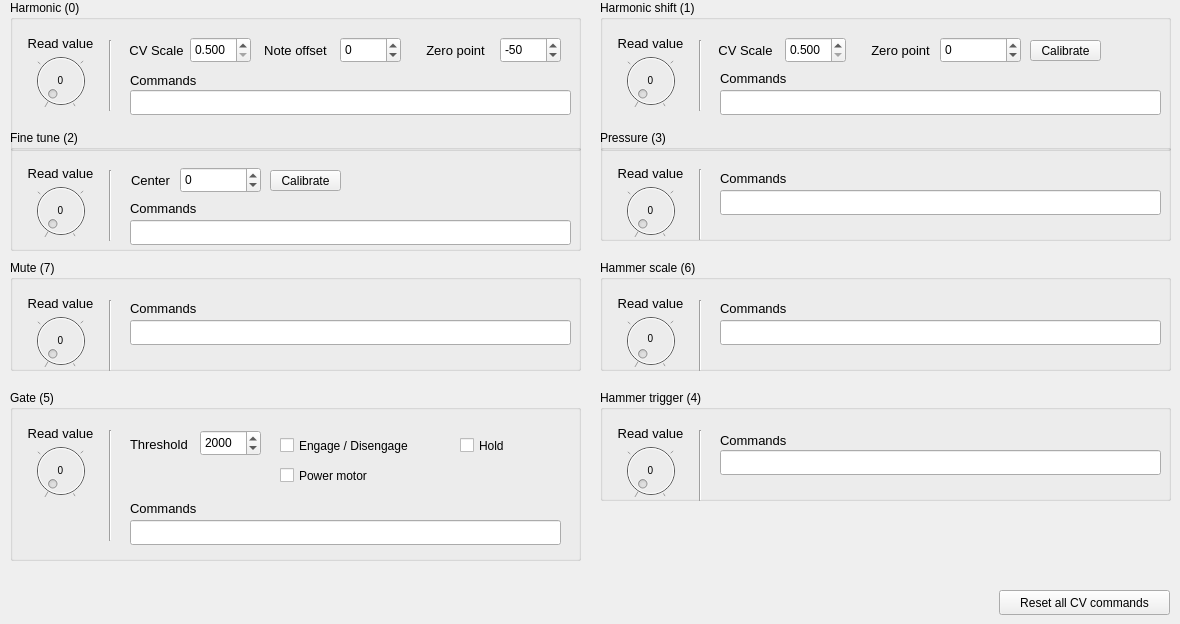
   <widget class="QWidget" name="tab_cvmapping">
    <property name="enabled">
     <bool>true</bool>
    </property>
    <attribute name="title">
     <string>CV Mapping</string>
    </attribute>
    <widget class="QGroupBox" name="groupBoxCV1">
     <property name="geometry">
      <rect>
       <x>10</x>
       <y>0</y>
       <width>571</width>
       <height>151</height>
      </rect>
     </property>
     <property name="title">
      <string>Harmonic (0)</string>
     </property>
     <widget class="QDial" name="dialCVHarmonic">
      <property name="enabled">
       <bool>false</bool>
      </property>
      <property name="geometry">
       <rect>
        <x>10</x>
        <y>50</y>
        <width>81</width>
        <height>61</height>
       </rect>
      </property>
      <property name="maximum">
       <number>65535</number>
      </property>
      <property name="singleStep">
       <number>100</number>
      </property>
      <property name="pageStep">
       <number>1000</number>
      </property>
      <property name="notchesVisible">
       <bool>true</bool>
      </property>
     </widget>
     <widget class="QLabel" name="labelCVHarmonic">
      <property name="geometry">
       <rect>
        <x>20</x>
        <y>70</y>
        <width>61</width>
        <height>20</height>
       </rect>
      </property>
      <property name="styleSheet">
       <string notr="true">QLabel {
	font-size: 10px;
}</string>
      </property>
      <property name="text">
       <string>0</string>
      </property>
      <property name="alignment">
       <set>Qt::AlignCenter</set>
      </property>
     </widget>
     <widget class="Line" name="line_12">
      <property name="geometry">
       <rect>
        <x>90</x>
        <y>40</y>
        <width>21</width>
        <height>71</height>
       </rect>
      </property>
      <property name="orientation">
       <enum>Qt::Vertical</enum>
      </property>
     </widget>
     <widget class="QLabel" name="labelCV1_2">
      <property name="geometry">
       <rect>
        <x>10</x>
        <y>33</y>
        <width>81</width>
        <height>20</height>
       </rect>
      </property>
      <property name="styleSheet">
       <string notr="true">QLabel {
	font-size: 13px;
}</string>
      </property>
      <property name="text">
       <string>Read value</string>
      </property>
      <property name="alignment">
       <set>Qt::AlignCenter</set>
      </property>
     </widget>
     <widget class="QLabel" name="labelCV1_4">
      <property name="geometry">
       <rect>
        <x>111</x>
        <y>40</y>
        <width>71</width>
        <height>20</height>
       </rect>
      </property>
      <property name="styleSheet">
       <string notr="true">QLabel {
	font-size: 13px;
}</string>
      </property>
      <property name="text">
       <string>CV Scale</string>
      </property>
      <property name="alignment">
       <set>Qt::AlignCenter</set>
      </property>
     </widget>
     <widget class="QLabel" name="labelCV1_5">
      <property name="geometry">
       <rect>
        <x>250</x>
        <y>40</y>
        <width>71</width>
        <height>20</height>
       </rect>
      </property>
      <property name="styleSheet">
       <string notr="true">QLabel {
	font-size: 13px;
}</string>
      </property>
      <property name="text">
       <string>Note offset</string>
      </property>
      <property name="alignment">
       <set>Qt::AlignCenter</set>
      </property>
     </widget>
     <widget class="QLabel" name="label_53">
      <property name="geometry">
       <rect>
        <x>120</x>
        <y>70</y>
        <width>91</width>
        <height>20</height>
       </rect>
      </property>
      <property name="styleSheet">
       <string notr="true">QLabel {
	font-size: 13px;
}</string>
      </property>
      <property name="text">
       <string>Commands</string>
      </property>
     </widget>
     <widget class="QLineEdit" name="plainTextEditCVHarmonicCommands">
      <property name="geometry">
       <rect>
        <x>120</x>
        <y>90</y>
        <width>441</width>
        <height>25</height>
       </rect>
      </property>
     </widget>
     <widget class="QDoubleSpinBox" name="dialCVHarmonicScale">
      <property name="geometry">
       <rect>
        <x>180</x>
        <y>37</y>
        <width>61</width>
        <height>26</height>
       </rect>
      </property>
      <property name="decimals">
       <number>3</number>
      </property>
      <property name="minimum">
       <double>0.500000000000000</double>
      </property>
      <property name="maximum">
       <double>2.000000000000000</double>
      </property>
      <property name="singleStep">
       <double>0.010000000000000</double>
      </property>
     </widget>
     <widget class="QDoubleSpinBox" name="widgetCVHarmonicNoteOffset">
      <property name="geometry">
       <rect>
        <x>330</x>
        <y>37</y>
        <width>61</width>
        <height>26</height>
       </rect>
      </property>
      <property name="decimals">
       <number>0</number>
      </property>
      <property name="minimum">
       <double>-664.000000000000000</double>
      </property>
      <property name="maximum">
       <double>664.000000000000000</double>
      </property>
     </widget>
     <widget class="QDoubleSpinBox" name="widgetCVHarmonicZero">
      <property name="geometry">
       <rect>
        <x>490</x>
        <y>37</y>
        <width>61</width>
        <height>26</height>
       </rect>
      </property>
      <property name="decimals">
       <number>0</number>
      </property>
      <property name="minimum">
       <double>-1327.000000000000000</double>
      </property>
      <property name="maximum">
       <double>1327.000000000000000</double>
      </property>
      <property name="value">
       <double>-50.000000000000000</double>
      </property>
     </widget>
     <widget class="QLabel" name="labelCV1_7">
      <property name="geometry">
       <rect>
        <x>410</x>
        <y>40</y>
        <width>71</width>
        <height>20</height>
       </rect>
      </property>
      <property name="styleSheet">
       <string notr="true">QLabel {
	font-size: 13px;
}</string>
      </property>
      <property name="text">
       <string>Zero point</string>
      </property>
      <property name="alignment">
       <set>Qt::AlignCenter</set>
      </property>
     </widget>
     <zorder>line_12</zorder>
     <zorder>labelCV1_2</zorder>
     <zorder>labelCVHarmonic</zorder>
     <zorder>dialCVHarmonic</zorder>
     <zorder>labelCV1_4</zorder>
     <zorder>labelCV1_5</zorder>
     <zorder>label_53</zorder>
     <zorder>plainTextEditCVHarmonicCommands</zorder>
     <zorder>dialCVHarmonicScale</zorder>
     <zorder>widgetCVHarmonicNoteOffset</zorder>
     <zorder>widgetCVHarmonicZero</zorder>
     <zorder>labelCV1_7</zorder>
    </widget>
    <widget class="QGroupBox" name="groupBoxCV1_2">
     <property name="geometry">
      <rect>
       <x>600</x>
       <y>0</y>
       <width>571</width>
       <height>151</height>
      </rect>
     </property>
     <property name="title">
      <string>Harmonic shift (1)</string>
     </property>
     <widget class="QLabel" name="labelCVHarmonicShift">
      <property name="geometry">
       <rect>
        <x>20</x>
        <y>70</y>
        <width>61</width>
        <height>20</height>
       </rect>
      </property>
      <property name="styleSheet">
       <string notr="true">QLabel {
	font-size: 10px;
}</string>
      </property>
      <property name="text">
       <string>0</string>
      </property>
      <property name="alignment">
       <set>Qt::AlignCenter</set>
      </property>
     </widget>
     <widget class="Line" name="line_13">
      <property name="geometry">
       <rect>
        <x>90</x>
        <y>40</y>
        <width>21</width>
        <height>71</height>
       </rect>
      </property>
      <property name="orientation">
       <enum>Qt::Vertical</enum>
      </property>
     </widget>
     <widget class="QLabel" name="labelCV1_8">
      <property name="geometry">
       <rect>
        <x>10</x>
        <y>33</y>
        <width>81</width>
        <height>20</height>
       </rect>
      </property>
      <property name="styleSheet">
       <string notr="true">QLabel {
	font-size: 13px;
}</string>
      </property>
      <property name="text">
       <string>Read value</string>
      </property>
      <property name="alignment">
       <set>Qt::AlignCenter</set>
      </property>
     </widget>
     <widget class="QLabel" name="labelCV1_10">
      <property name="geometry">
       <rect>
        <x>110</x>
        <y>40</y>
        <width>71</width>
        <height>20</height>
       </rect>
      </property>
      <property name="styleSheet">
       <string notr="true">QLabel {
	font-size: 13px;
}</string>
      </property>
      <property name="text">
       <string>CV Scale</string>
      </property>
      <property name="alignment">
       <set>Qt::AlignCenter</set>
      </property>
     </widget>
     <widget class="QLabel" name="labelCV1_11">
      <property name="geometry">
       <rect>
        <x>270</x>
        <y>40</y>
        <width>61</width>
        <height>20</height>
       </rect>
      </property>
      <property name="styleSheet">
       <string notr="true">QLabel {
	font-size: 13px;
}</string>
      </property>
      <property name="text">
       <string>Zero point</string>
      </property>
      <property name="alignment">
       <set>Qt::AlignCenter</set>
      </property>
     </widget>
     <widget class="QDial" name="dialCVHarmonicShift">
      <property name="enabled">
       <bool>false</bool>
      </property>
      <property name="geometry">
       <rect>
        <x>10</x>
        <y>50</y>
        <width>81</width>
        <height>61</height>
       </rect>
      </property>
      <property name="maximum">
       <number>65535</number>
      </property>
      <property name="singleStep">
       <number>100</number>
      </property>
      <property name="pageStep">
       <number>1000</number>
      </property>
      <property name="notchesVisible">
       <bool>true</bool>
      </property>
     </widget>
     <widget class="QLabel" name="label_55">
      <property name="geometry">
       <rect>
        <x>120</x>
        <y>70</y>
        <width>91</width>
        <height>16</height>
       </rect>
      </property>
      <property name="styleSheet">
       <string notr="true">QLabel {
	font-size: 13px;
}</string>
      </property>
      <property name="text">
       <string>Commands</string>
      </property>
     </widget>
     <widget class="QLineEdit" name="plainTextEditCVHarmonicShiftCommands">
      <property name="geometry">
       <rect>
        <x>120</x>
        <y>90</y>
        <width>441</width>
        <height>25</height>
       </rect>
      </property>
     </widget>
     <widget class="QDoubleSpinBox" name="dialCVHarmonicShiftScale">
      <property name="geometry">
       <rect>
        <x>185</x>
        <y>37</y>
        <width>61</width>
        <height>26</height>
       </rect>
      </property>
      <property name="decimals">
       <number>3</number>
      </property>
      <property name="minimum">
       <double>0.500000000000000</double>
      </property>
      <property name="maximum">
       <double>2.000000000000000</double>
      </property>
      <property name="singleStep">
       <double>0.010000000000000</double>
      </property>
     </widget>
     <widget class="QDoubleSpinBox" name="dialCVHarmonicShiftZero">
      <property name="geometry">
       <rect>
        <x>340</x>
        <y>37</y>
        <width>81</width>
        <height>26</height>
       </rect>
      </property>
      <property name="decimals">
       <number>0</number>
      </property>
      <property name="minimum">
       <double>-1327.000000000000000</double>
      </property>
      <property name="maximum">
       <double>1327.000000000000000</double>
      </property>
     </widget>
     <widget class="QPushButton" name="pushButtonCVHarmonicShiftZeroCalibrate">
      <property name="geometry">
       <rect>
        <x>430</x>
        <y>40</y>
        <width>71</width>
        <height>21</height>
       </rect>
      </property>
      <property name="text">
       <string>Calibrate</string>
      </property>
     </widget>
    </widget>
    <widget class="QGroupBox" name="groupBoxCV1_3">
     <property name="geometry">
      <rect>
       <x>10</x>
       <y>260</y>
       <width>571</width>
       <height>111</height>
      </rect>
     </property>
     <property name="title">
      <string>Mute (7)</string>
     </property>
     <widget class="QLabel" name="labelCVMute">
      <property name="geometry">
       <rect>
        <x>20</x>
        <y>70</y>
        <width>61</width>
        <height>21</height>
       </rect>
      </property>
      <property name="styleSheet">
       <string notr="true">QLabel {
	font-size: 10px;
}</string>
      </property>
      <property name="text">
       <string>0</string>
      </property>
      <property name="alignment">
       <set>Qt::AlignCenter</set>
      </property>
     </widget>
     <widget class="Line" name="line_14">
      <property name="geometry">
       <rect>
        <x>90</x>
        <y>40</y>
        <width>21</width>
        <height>71</height>
       </rect>
      </property>
      <property name="orientation">
       <enum>Qt::Vertical</enum>
      </property>
     </widget>
     <widget class="QLabel" name="labelCV1_14">
      <property name="geometry">
       <rect>
        <x>10</x>
        <y>33</y>
        <width>81</width>
        <height>20</height>
       </rect>
      </property>
      <property name="styleSheet">
       <string notr="true">QLabel {
	font-size: 13px;
}</string>
      </property>
      <property name="text">
       <string>Read value</string>
      </property>
      <property name="alignment">
       <set>Qt::AlignCenter</set>
      </property>
     </widget>
     <widget class="QDial" name="dialCVMute">
      <property name="enabled">
       <bool>false</bool>
      </property>
      <property name="geometry">
       <rect>
        <x>10</x>
        <y>50</y>
        <width>81</width>
        <height>61</height>
       </rect>
      </property>
      <property name="maximum">
       <number>65535</number>
      </property>
      <property name="singleStep">
       <number>100</number>
      </property>
      <property name="pageStep">
       <number>1000</number>
      </property>
      <property name="notchesVisible">
       <bool>true</bool>
      </property>
     </widget>
     <widget class="QLabel" name="label_56">
      <property name="geometry">
       <rect>
        <x>120</x>
        <y>40</y>
        <width>81</width>
        <height>16</height>
       </rect>
      </property>
      <property name="styleSheet">
       <string notr="true">QLabel {
	font-size: 13px;
}</string>
      </property>
      <property name="text">
       <string>Commands</string>
      </property>
     </widget>
     <widget class="QLineEdit" name="plainTextEditCVMuteCommands">
      <property name="geometry">
       <rect>
        <x>120</x>
        <y>60</y>
        <width>441</width>
        <height>25</height>
       </rect>
      </property>
     </widget>
    </widget>
    <widget class="QGroupBox" name="groupBoxCV1_4">
     <property name="geometry">
      <rect>
       <x>600</x>
       <y>130</y>
       <width>571</width>
       <height>111</height>
      </rect>
     </property>
     <property name="title">
      <string>Pressure (3)</string>
     </property>
     <widget class="QLabel" name="labelCVPressure">
      <property name="geometry">
       <rect>
        <x>20</x>
        <y>70</y>
        <width>61</width>
        <height>21</height>
       </rect>
      </property>
      <property name="styleSheet">
       <string notr="true">QLabel {
	font-size: 10px;
}</string>
      </property>
      <property name="text">
       <string>0</string>
      </property>
      <property name="alignment">
       <set>Qt::AlignCenter</set>
      </property>
     </widget>
     <widget class="Line" name="line_15">
      <property name="geometry">
       <rect>
        <x>90</x>
        <y>39</y>
        <width>21</width>
        <height>71</height>
       </rect>
      </property>
      <property name="orientation">
       <enum>Qt::Vertical</enum>
      </property>
     </widget>
     <widget class="QLabel" name="labelCV1_20">
      <property name="geometry">
       <rect>
        <x>10</x>
        <y>33</y>
        <width>81</width>
        <height>20</height>
       </rect>
      </property>
      <property name="styleSheet">
       <string notr="true">QLabel {
	font-size: 13px;
}</string>
      </property>
      <property name="text">
       <string>Read value</string>
      </property>
      <property name="alignment">
       <set>Qt::AlignCenter</set>
      </property>
     </widget>
     <widget class="QDial" name="dialCVPressure">
      <property name="enabled">
       <bool>false</bool>
      </property>
      <property name="geometry">
       <rect>
        <x>10</x>
        <y>50</y>
        <width>81</width>
        <height>61</height>
       </rect>
      </property>
      <property name="maximum">
       <number>65535</number>
      </property>
      <property name="singleStep">
       <number>100</number>
      </property>
      <property name="pageStep">
       <number>1000</number>
      </property>
      <property name="notchesVisible">
       <bool>true</bool>
      </property>
     </widget>
     <widget class="QLabel" name="label_57">
      <property name="geometry">
       <rect>
        <x>120</x>
        <y>40</y>
        <width>91</width>
        <height>16</height>
       </rect>
      </property>
      <property name="styleSheet">
       <string notr="true">QLabel {
	font-size: 13px;
}</string>
      </property>
      <property name="text">
       <string>Commands</string>
      </property>
     </widget>
     <widget class="QLineEdit" name="plainTextEditCVPressureCommands">
      <property name="geometry">
       <rect>
        <x>120</x>
        <y>60</y>
        <width>441</width>
        <height>25</height>
       </rect>
      </property>
     </widget>
    </widget>
    <widget class="QGroupBox" name="groupBoxCV1_5">
     <property name="geometry">
      <rect>
       <x>600</x>
       <y>390</y>
       <width>571</width>
       <height>111</height>
      </rect>
     </property>
     <property name="title">
      <string>Hammer trigger (4)</string>
     </property>
     <widget class="QDial" name="dialCVHammerTrigger">
      <property name="enabled">
       <bool>false</bool>
      </property>
      <property name="geometry">
       <rect>
        <x>10</x>
        <y>50</y>
        <width>81</width>
        <height>61</height>
       </rect>
      </property>
      <property name="maximum">
       <number>65535</number>
      </property>
      <property name="singleStep">
       <number>100</number>
      </property>
      <property name="pageStep">
       <number>1000</number>
      </property>
      <property name="notchesVisible">
       <bool>true</bool>
      </property>
     </widget>
     <widget class="QLabel" name="labelCVHammerTrigger">
      <property name="geometry">
       <rect>
        <x>20</x>
        <y>70</y>
        <width>61</width>
        <height>21</height>
       </rect>
      </property>
      <property name="styleSheet">
       <string notr="true">QLabel {
	font-size: 10px;
}</string>
      </property>
      <property name="text">
       <string>0</string>
      </property>
      <property name="alignment">
       <set>Qt::AlignCenter</set>
      </property>
     </widget>
     <widget class="Line" name="line_16">
      <property name="geometry">
       <rect>
        <x>90</x>
        <y>40</y>
        <width>21</width>
        <height>71</height>
       </rect>
      </property>
      <property name="orientation">
       <enum>Qt::Vertical</enum>
      </property>
     </widget>
     <widget class="QLabel" name="labelCV1_26">
      <property name="geometry">
       <rect>
        <x>10</x>
        <y>33</y>
        <width>81</width>
        <height>20</height>
       </rect>
      </property>
      <property name="styleSheet">
       <string notr="true">QLabel {
	font-size: 13px;
}</string>
      </property>
      <property name="text">
       <string>Read value</string>
      </property>
      <property name="alignment">
       <set>Qt::AlignCenter</set>
      </property>
     </widget>
     <widget class="QLabel" name="label_58">
      <property name="geometry">
       <rect>
        <x>120</x>
        <y>40</y>
        <width>111</width>
        <height>20</height>
       </rect>
      </property>
      <property name="styleSheet">
       <string notr="true">QLabel {
	font-size: 13px;
}</string>
      </property>
      <property name="text">
       <string>Commands</string>
      </property>
     </widget>
     <widget class="QLineEdit" name="plainTextEditCVHammerTriggerCommands">
      <property name="geometry">
       <rect>
        <x>120</x>
        <y>60</y>
        <width>441</width>
        <height>25</height>
       </rect>
      </property>
     </widget>
     <zorder>labelCVHammerTrigger</zorder>
     <zorder>labelCV1_26</zorder>
     <zorder>dialCVHammerTrigger</zorder>
     <zorder>line_16</zorder>
     <zorder>label_58</zorder>
     <zorder>plainTextEditCVHammerTriggerCommands</zorder>
    </widget>
    <widget class="QGroupBox" name="groupBoxCV1_6">
     <property name="geometry">
      <rect>
       <x>10</x>
       <y>390</y>
       <width>571</width>
       <height>171</height>
      </rect>
     </property>
     <property name="title">
      <string>Gate (5)</string>
     </property>
     <widget class="QDial" name="dialCVGate">
      <property name="enabled">
       <bool>false</bool>
      </property>
      <property name="geometry">
       <rect>
        <x>10</x>
        <y>50</y>
        <width>81</width>
        <height>61</height>
       </rect>
      </property>
      <property name="maximum">
       <number>65535</number>
      </property>
      <property name="singleStep">
       <number>100</number>
      </property>
      <property name="pageStep">
       <number>1000</number>
      </property>
      <property name="notchesVisible">
       <bool>true</bool>
      </property>
     </widget>
     <widget class="QLabel" name="labelCVGate">
      <property name="geometry">
       <rect>
        <x>20</x>
        <y>70</y>
        <width>61</width>
        <height>21</height>
       </rect>
      </property>
      <property name="styleSheet">
       <string notr="true">QLabel {
	font-size: 10px;
}</string>
      </property>
      <property name="text">
       <string>0</string>
      </property>
      <property name="alignment">
       <set>Qt::AlignCenter</set>
      </property>
     </widget>
     <widget class="Line" name="line_17">
      <property name="geometry">
       <rect>
        <x>90</x>
        <y>40</y>
        <width>21</width>
        <height>111</height>
       </rect>
      </property>
      <property name="orientation">
       <enum>Qt::Vertical</enum>
      </property>
     </widget>
     <widget class="QLabel" name="labelCV1_32">
      <property name="geometry">
       <rect>
        <x>10</x>
        <y>33</y>
        <width>81</width>
        <height>20</height>
       </rect>
      </property>
      <property name="styleSheet">
       <string notr="true">QLabel {
	font-size: 13px;
}</string>
      </property>
      <property name="text">
       <string>Read value</string>
      </property>
      <property name="alignment">
       <set>Qt::AlignCenter</set>
      </property>
     </widget>
     <widget class="QCheckBox" name="checkBoxCVGatePowerMotor">
      <property name="geometry">
       <rect>
        <x>270</x>
        <y>70</y>
        <width>121</width>
        <height>31</height>
       </rect>
      </property>
      <property name="text">
       <string>Power motor</string>
      </property>
     </widget>
     <widget class="QCheckBox" name="checkBoxCVGateEngage">
      <property name="geometry">
       <rect>
        <x>270</x>
        <y>40</y>
        <width>161</width>
        <height>31</height>
       </rect>
      </property>
      <property name="text">
       <string>Engage / Disengage</string>
      </property>
     </widget>
     <widget class="QCheckBox" name="checkBoxCVGateHold">
      <property name="geometry">
       <rect>
        <x>450</x>
        <y>40</y>
        <width>61</width>
        <height>31</height>
       </rect>
      </property>
      <property name="text">
       <string>Hold</string>
      </property>
     </widget>
     <widget class="QLabel" name="label_59">
      <property name="geometry">
       <rect>
        <x>120</x>
        <y>110</y>
        <width>111</width>
        <height>16</height>
       </rect>
      </property>
      <property name="styleSheet">
       <string notr="true">QLabel {
	font-size: 13px;
}</string>
      </property>
      <property name="text">
       <string>Commands</string>
      </property>
     </widget>
     <widget class="QLineEdit" name="plainTextEditCVGateCommands">
      <property name="geometry">
       <rect>
        <x>120</x>
        <y>130</y>
        <width>431</width>
        <height>25</height>
       </rect>
      </property>
     </widget>
     <widget class="QLabel" name="label_111">
      <property name="geometry">
       <rect>
        <x>120</x>
        <y>46</y>
        <width>71</width>
        <height>16</height>
       </rect>
      </property>
      <property name="styleSheet">
       <string notr="true">QLabel {
	font-size: 13px;
}</string>
      </property>
      <property name="text">
       <string>Threshold</string>
      </property>
     </widget>
     <widget class="QDoubleSpinBox" name="widgetCVGateThreshold">
      <property name="geometry">
       <rect>
        <x>190</x>
        <y>40</y>
        <width>61</width>
        <height>26</height>
       </rect>
      </property>
      <property name="decimals">
       <number>0</number>
      </property>
      <property name="minimum">
       <double>10.000000000000000</double>
      </property>
      <property name="maximum">
       <double>5000.000000000000000</double>
      </property>
      <property name="singleStep">
       <double>100.000000000000000</double>
      </property>
      <property name="value">
       <double>2000.000000000000000</double>
      </property>
     </widget>
     <zorder>labelCV1_32</zorder>
     <zorder>labelCVGate</zorder>
     <zorder>dialCVGate</zorder>
     <zorder>line_17</zorder>
     <zorder>checkBoxCVGatePowerMotor</zorder>
     <zorder>checkBoxCVGateEngage</zorder>
     <zorder>checkBoxCVGateHold</zorder>
     <zorder>label_59</zorder>
     <zorder>plainTextEditCVGateCommands</zorder>
     <zorder>label_111</zorder>
     <zorder>widgetCVGateThreshold</zorder>
    </widget>
    <widget class="QGroupBox" name="groupBoxCV1_7">
     <property name="geometry">
      <rect>
       <x>10</x>
       <y>130</y>
       <width>571</width>
       <height>121</height>
      </rect>
     </property>
     <property name="title">
      <string>Fine tune (2)</string>
     </property>
     <widget class="QLabel" name="labelCVFineTune">
      <property name="geometry">
       <rect>
        <x>20</x>
        <y>70</y>
        <width>61</width>
        <height>21</height>
       </rect>
      </property>
      <property name="styleSheet">
       <string notr="true">QLabel {
	font-size: 10px;
}</string>
      </property>
      <property name="text">
       <string>0</string>
      </property>
      <property name="alignment">
       <set>Qt::AlignCenter</set>
      </property>
     </widget>
     <widget class="Line" name="line_18">
      <property name="geometry">
       <rect>
        <x>90</x>
        <y>40</y>
        <width>21</width>
        <height>71</height>
       </rect>
      </property>
      <property name="orientation">
       <enum>Qt::Vertical</enum>
      </property>
     </widget>
     <widget class="QLabel" name="labelCV1_15">
      <property name="geometry">
       <rect>
        <x>10</x>
        <y>33</y>
        <width>81</width>
        <height>20</height>
       </rect>
      </property>
      <property name="styleSheet">
       <string notr="true">QLabel {
	font-size: 13px;
}</string>
      </property>
      <property name="text">
       <string>Read value</string>
      </property>
      <property name="alignment">
       <set>Qt::AlignCenter</set>
      </property>
     </widget>
     <widget class="QLabel" name="labelCV1_13">
      <property name="geometry">
       <rect>
        <x>120</x>
        <y>40</y>
        <width>41</width>
        <height>20</height>
       </rect>
      </property>
      <property name="styleSheet">
       <string notr="true">QLabel {
	font-size: 13px;
}</string>
      </property>
      <property name="text">
       <string>Center</string>
      </property>
      <property name="alignment">
       <set>Qt::AlignCenter</set>
      </property>
     </widget>
     <widget class="QDial" name="dialCVFineTune">
      <property name="enabled">
       <bool>false</bool>
      </property>
      <property name="geometry">
       <rect>
        <x>10</x>
        <y>50</y>
        <width>81</width>
        <height>61</height>
       </rect>
      </property>
      <property name="maximum">
       <number>65535</number>
      </property>
      <property name="singleStep">
       <number>100</number>
      </property>
      <property name="pageStep">
       <number>1000</number>
      </property>
      <property name="invertedAppearance">
       <bool>false</bool>
      </property>
      <property name="invertedControls">
       <bool>false</bool>
      </property>
      <property name="notchesVisible">
       <bool>true</bool>
      </property>
     </widget>
     <widget class="QLabel" name="label_60">
      <property name="geometry">
       <rect>
        <x>120</x>
        <y>70</y>
        <width>81</width>
        <height>16</height>
       </rect>
      </property>
      <property name="styleSheet">
       <string notr="true">QLabel {
	font-size: 13px;
}</string>
      </property>
      <property name="text">
       <string>Commands</string>
      </property>
     </widget>
     <widget class="QLineEdit" name="plainTextEditCVFineTuneCommands">
      <property name="geometry">
       <rect>
        <x>120</x>
        <y>90</y>
        <width>441</width>
        <height>25</height>
       </rect>
      </property>
     </widget>
     <widget class="QDoubleSpinBox" name="dialCVFineTuneCenter">
      <property name="geometry">
       <rect>
        <x>170</x>
        <y>37</y>
        <width>81</width>
        <height>26</height>
       </rect>
      </property>
      <property name="decimals">
       <number>0</number>
      </property>
      <property name="minimum">
       <double>-5000.000000000000000</double>
      </property>
      <property name="maximum">
       <double>5000.000000000000000</double>
      </property>
     </widget>
     <widget class="QPushButton" name="pushButtonCVFinetuneCalibrate">
      <property name="geometry">
       <rect>
        <x>260</x>
        <y>40</y>
        <width>71</width>
        <height>21</height>
       </rect>
      </property>
      <property name="text">
       <string>Calibrate</string>
      </property>
     </widget>
    </widget>
    <widget class="QGroupBox" name="groupBoxCV1_8">
     <property name="geometry">
      <rect>
       <x>600</x>
       <y>260</y>
       <width>571</width>
       <height>111</height>
      </rect>
     </property>
     <property name="title">
      <string>Hammer scale (6)</string>
     </property>
     <widget class="QLabel" name="labelCVHammerScale">
      <property name="geometry">
       <rect>
        <x>20</x>
        <y>70</y>
        <width>61</width>
        <height>16</height>
       </rect>
      </property>
      <property name="styleSheet">
       <string notr="true">QLabel {
	font-size: 10px;
}</string>
      </property>
      <property name="text">
       <string>0</string>
      </property>
      <property name="alignment">
       <set>Qt::AlignCenter</set>
      </property>
     </widget>
     <widget class="Line" name="line_19">
      <property name="geometry">
       <rect>
        <x>90</x>
        <y>40</y>
        <width>21</width>
        <height>71</height>
       </rect>
      </property>
      <property name="orientation">
       <enum>Qt::Vertical</enum>
      </property>
     </widget>
     <widget class="QLabel" name="labelCV1_16">
      <property name="geometry">
       <rect>
        <x>10</x>
        <y>33</y>
        <width>81</width>
        <height>20</height>
       </rect>
      </property>
      <property name="styleSheet">
       <string notr="true">QLabel {
	font-size: 13px;
}</string>
      </property>
      <property name="text">
       <string>Read value</string>
      </property>
      <property name="alignment">
       <set>Qt::AlignCenter</set>
      </property>
     </widget>
     <widget class="QDial" name="dialCVHammerScale">
      <property name="enabled">
       <bool>false</bool>
      </property>
      <property name="geometry">
       <rect>
        <x>10</x>
        <y>50</y>
        <width>81</width>
        <height>61</height>
       </rect>
      </property>
      <property name="maximum">
       <number>65535</number>
      </property>
      <property name="singleStep">
       <number>100</number>
      </property>
      <property name="pageStep">
       <number>1000</number>
      </property>
      <property name="notchesVisible">
       <bool>true</bool>
      </property>
     </widget>
     <widget class="QLabel" name="label_61">
      <property name="geometry">
       <rect>
        <x>120</x>
        <y>40</y>
        <width>81</width>
        <height>16</height>
       </rect>
      </property>
      <property name="styleSheet">
       <string notr="true">QLabel {
	font-size: 13px;
}</string>
      </property>
      <property name="text">
       <string>Commands</string>
      </property>
     </widget>
     <widget class="QLineEdit" name="plainTextEditCVHammerScaleCommands">
      <property name="geometry">
       <rect>
        <x>120</x>
        <y>60</y>
        <width>441</width>
        <height>25</height>
       </rect>
      </property>
     </widget>
    </widget>
    <widget class="QPushButton" name="pushButtonResetADCSettings">
     <property name="geometry">
      <rect>
       <x>999</x>
       <y>590</y>
       <width>171</width>
       <height>25</height>
      </rect>
     </property>
     <property name="text">
      <string>Reset all CV commands</string>
     </property>
    </widget>
   </widget>
